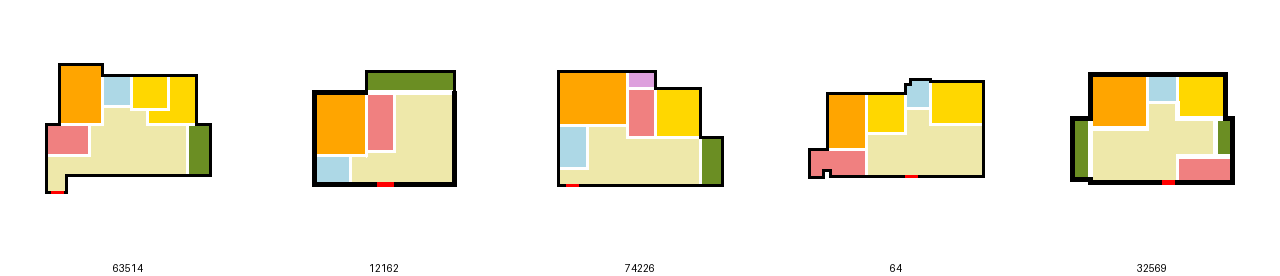
#> input picture examples/complex/examples_same_second/example_2.png, 1280 x 276 px, given as the content of the folder ./randomized_options/examples_diff_first, which was not available
$ jupyter execute --allow-errors output_examples_easy_difficult.ipynb
#> lines starting #> are read from the running program, lines starting #| are printed output that depends on the picture; pictures that were not available may be replaced by others from this repository, and a replacement may not be noted
[cell 1]
import os
import json
from pathlib import Path
from PIL import Image, ImageDraw, ImageFont
import ast
import pandas as pd
import string

[cell 2]
COLOR_MAPPING = {
    (0xFF, 0xD7, 0x00): 'common room',
    (0xFF, 0xA5, 0x00): 'master room',
    (0xEE, 0xE8, 0xAA): 'living room',
    (0x6B, 0x8E, 0x23): 'balcony',
    (0xAD, 0xD8, 0xE6): 'bathroom',
    (0xF0, 0x80, 0x80): 'kitchen',
    (0xDD, 0xA0, 0xDD): 'storage',
    (0xDA, 0x70, 0xD6): 'dining',
}

[cell 3]
base_dir = Path("../..")
json_path = Path("difficult_dataset.json")      # or "difficult_dataset.json"
img_dir = base_dir / "data" / "floorplan_image"
txt_dir = base_dir / "annotation" / "human_annotated_tags"  # optional (kept)
out_dir = Path(".") / "examples_output"
out_dir.mkdir(exist_ok=True)

#> (a cell that did not finish here is left out)

[cell 5]
input_folder  = 'examples_same_second'
output_folder = os.path.join(input_folder, 'combined')
os.makedirs(output_folder, exist_ok=True)

# Find every file that ends with '_2.png'
pattern = os.path.join(input_folder, '*_2.png')
#> (the rest of this cell did not finish here and is left out)

[cell 6]
base_dir = Path("../..")
csv_path = "groups_same_second_results.csv"
img_dir = base_dir / "data" / "floorplan_image"
out_dir = Path(".") / "examples_output"
out_dir.mkdir(exist_ok=True)

# Try to load a scalable font at 24px
font_size = 24
for font_name in ("arial.ttf", "DejaVuSans.ttf"):
    try:
        font = ImageFont.truetype(font_name, size=font_size)
        break
    except IOError:
        font = None
if font is None:
    # last resort: default (will ignore size)
    font = ImageFont.load_default()
    print("Warning: falling back to default font; letter size may not change.")

subtitle_height = font_size + 8  # give a bit of padding

# Read groups
#> (the rest of this cell did not finish here and is left out)

[cell 7]
# [52 lines left out: function add_legend_tight, not called in this run]

[cell 8]
from PIL import Image, ImageDraw, ImageFont

def add_legend_tight_boxed(
    image: Image.Image,
    mapping: dict,
    legend_gap: int = 75,
    font_size: int = 16,
    title: str = "Legend",
    title_font_size: int = None,
    box_pad: int = 8,              # padding inside the box
    title_gap: int = 6,            # space between title and entries
    box_border: int = 2,           # border thickness
    box_bg: str = "white",
    box_border_color: str = "black",
    round_radius: int = 10         # set to 0 for square corners
) -> Image.Image:
    """
    Renders a single-row legend wrapped in a labeled box under the image.
    """
#> called with legend_gap = 75, font_size = 16, title = 'Color-Coding of Room Types', box_pad = 8, title_gap = 6, box_border = 2, box_bg = 'white', box_border_color = 'black'

    swatch  = 20
#> swatch = 20
    pad_x   = 5
    pad_y   = 2
    pad_mid = legend_gap

    # fonts
    try:
        font = ImageFont.truetype("DejaVuSans.ttf", font_size)
        tfont = ImageFont.truetype("DejaVuSans.ttf", title_font_size or (font_size + 2))
    except IOError:
        font = ImageFont.load_default()
        tfont = ImageFont.load_default()

    entries = list(mapping.items())

    # --- measure text widths for entries ---
    dummy = Image.new("RGB", (1, 1))
    d0 = ImageDraw.Draw(dummy)

    text_widths = [d0.textbbox((0, 0), label, font=font)[2] for _, label in entries]
    entry_widths   = [swatch + pad_x + w for w in text_widths]
#> entry_widths = [141, 128, 115, 88, 103, 84, 86, 75]
    total_legend_w = sum(entry_widths) + pad_x * (len(entries) + 1)
#> total_legend_w = 865
    legend_h       = swatch + 2 * pad_y
#> legend_h = 24

    # --- measure title ---
    title_bbox = d0.textbbox((0, 0), title, font=tfont)
    title_w = title_bbox[2] - title_bbox[0]
    title_h = title_bbox[3] - title_bbox[1]

    # --- compute box dims ---
    inner_w = max(total_legend_w, title_w)
#> inner_w = 865
    inner_h = title_h + title_gap + legend_h
#> inner_h = 48
    box_w   = inner_w + 2 * box_pad
#> box_w = 881
    box_h   = inner_h + 2 * box_pad
#> box_h = 64

    # --- render boxed legend ---
    panel = Image.new("RGB", (box_w, box_h), box_bg)
#> panel: PIL image 881x64 RGB; every value is 255
    draw  = ImageDraw.Draw(panel)

    # border (rounded if available)
    rect_xy = [0.5, 0.5, box_w - 0.5, box_h - 0.5]  # half-pixel aligns stroke nicely
#> rect_xy = [0.5, 0.5, 880.5, 63.5]
    if round_radius > 0 and hasattr(draw, "rounded_rectangle"):
        draw.rounded_rectangle(rect_xy, radius=round_radius, outline=box_border_color, width=box_border, fill=box_bg)
    else:
        draw.rectangle(rect_xy, outline=box_border_color, width=box_border, fill=box_bg)

    # title (centered)
    title_x = (box_w - title_w) // 2
#> title_x = 314
    title_y = box_pad
    draw.text((title_x, title_y), title, fill="black", font=tfont)

    # entries row
    x = (box_w - total_legend_w) // 2
#> x = 8
    y_top = box_pad + title_h + title_gap
    for (color, label), w in zip(entries, text_widths):
        # swatch
        draw.rectangle([x, y_top + pad_y, x + swatch, y_top + pad_y + swatch],
                       fill=color, outline="black")
        # label
        draw.text((x + swatch + pad_x, y_top + pad_y), label, fill="black", font=font)
        x += swatch + pad_x + w + pad_x
#> this loop made 8 passes
#> x on passes 1 to 8: 154, 287, 407, 500, 608, 697, 788, 868
#> after the loop, x = 868

    # --- composite under the image ---
    out_w = max(image.width, box_w)
#> out_w = 1280
    out_h = image.height + pad_mid + box_h
#> out_h = 415
    combined = Image.new("RGB", (out_w, out_h), "white")
#> combined: PIL image 1280x415 RGB; every value is 255
    combined.paste(image, ((out_w - image.width) // 2, 0))
#> image is the input picture: PIL image 1280x276 RGB; mean R, G, B 243.3, 237.2, 219
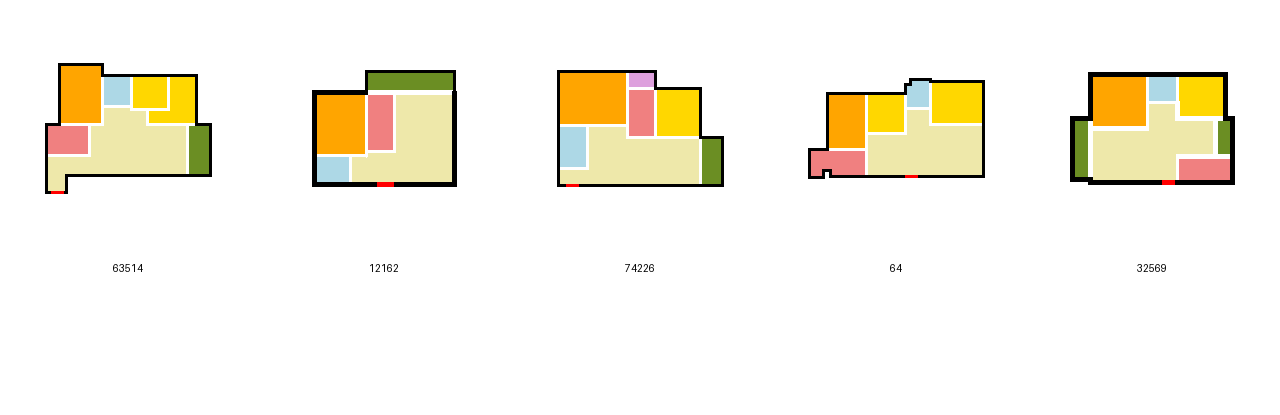
#> combined: PIL image 1280x415 RGB; mean R, G, B 247.2, 243.1, 231.1
    combined.paste(panel, ((out_w - box_w) // 2, image.height + pad_mid))
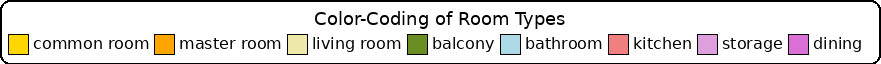
#> panel: PIL image 881x64 RGB; mean R, G, B 223.8, 221.6, 219.2
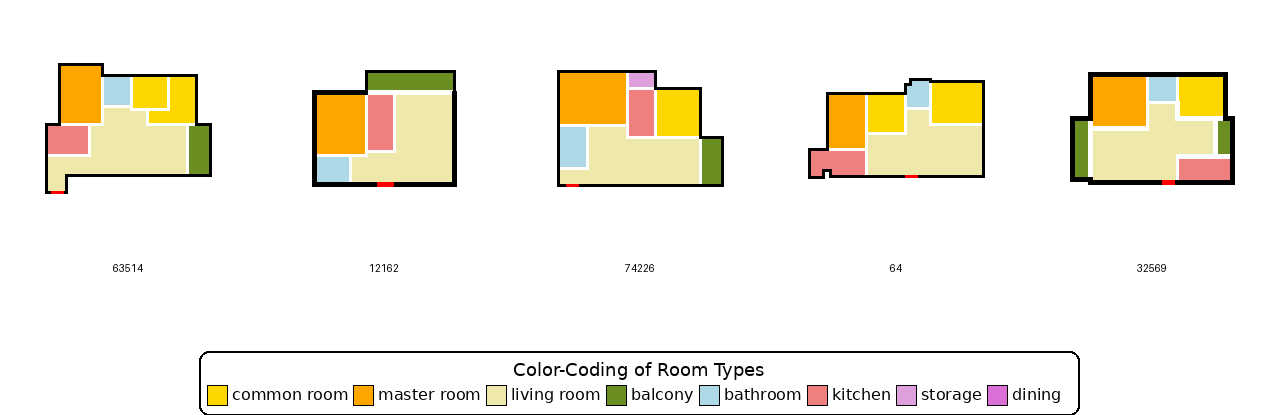
#> combined: PIL image 1280x415 RGB; mean R, G, B 243.9, 239.6, 227.3

    return combined

[cell 9]
def draw_5x256_boxes(image, box_color="gray", box_width=3):
    """
    Draws five 256x256 gray boxes at (0,0), (256,0), (512,0), (768,0), (1024,0).
    Designed for 1280x288 images where the bottom ~32px holds labels.
    """
#> called with box_color = 'gray', box_width = 3
    W, H = image.size
#> W = 1280; H = 276
    n, s = 5, 256
    total = n * s
    x0 = 0 if W == total else max(0, (W - total) // 2)
#> x0 = 0
    y0 = 0  # tiles start at the top

    out = image.copy()
    draw = ImageDraw.Draw(out)

    for i in range(n):
        x = x0 + i * s
        y = y0
        draw.rectangle([x, y, x + s, y + s], outline=box_color, width=box_width)

    return out

[cell 10]
in_dir = "./randomized_options/examples_diff_first"
out_dir = "./randomized_options/examples_diff_first_wlegend_onlyoptionbound"

[cell 11]
for fn in os.listdir(in_dir):
    img_path = os.path.join(in_dir, fn)

    im = add_legend_tight_boxed(Image.open(img_path), COLOR_MAPPING, title="Color-Coding of Room Types")
    output_path = os.path.join(out_dir, fn)

    im.save(output_path, format="PNG")

[cell 12]
for fn in os.listdir(in_dir):
    img_path = os.path.join(in_dir, fn)
    im = Image.open(img_path)

    # draw the 5 fixed 256×256 boxes
    im = draw_5x256_boxes(im)
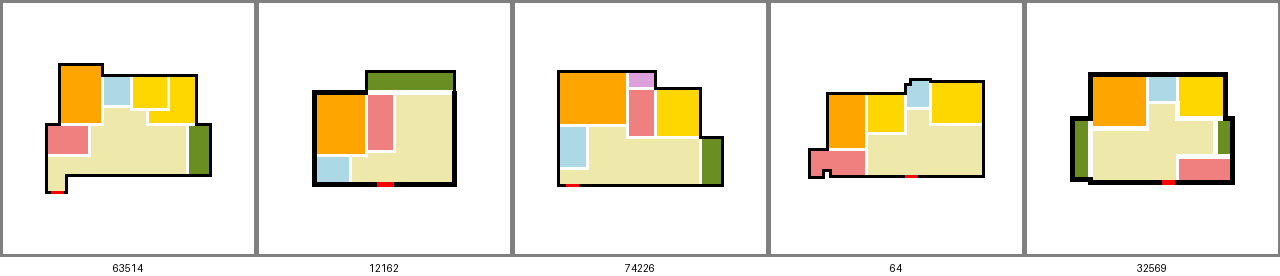
#> im: PIL image 1280x276 RGB; mean R, G, B 238.3, 232.1, 214

    # add your boxed legend
    # im = add_legend_tight_boxed(im, COLOR_MAPPING, title="Color-Coding of Room Types")

    output_path = os.path.join(out_dir, fn)
    im.save(output_path, format="PNG")
